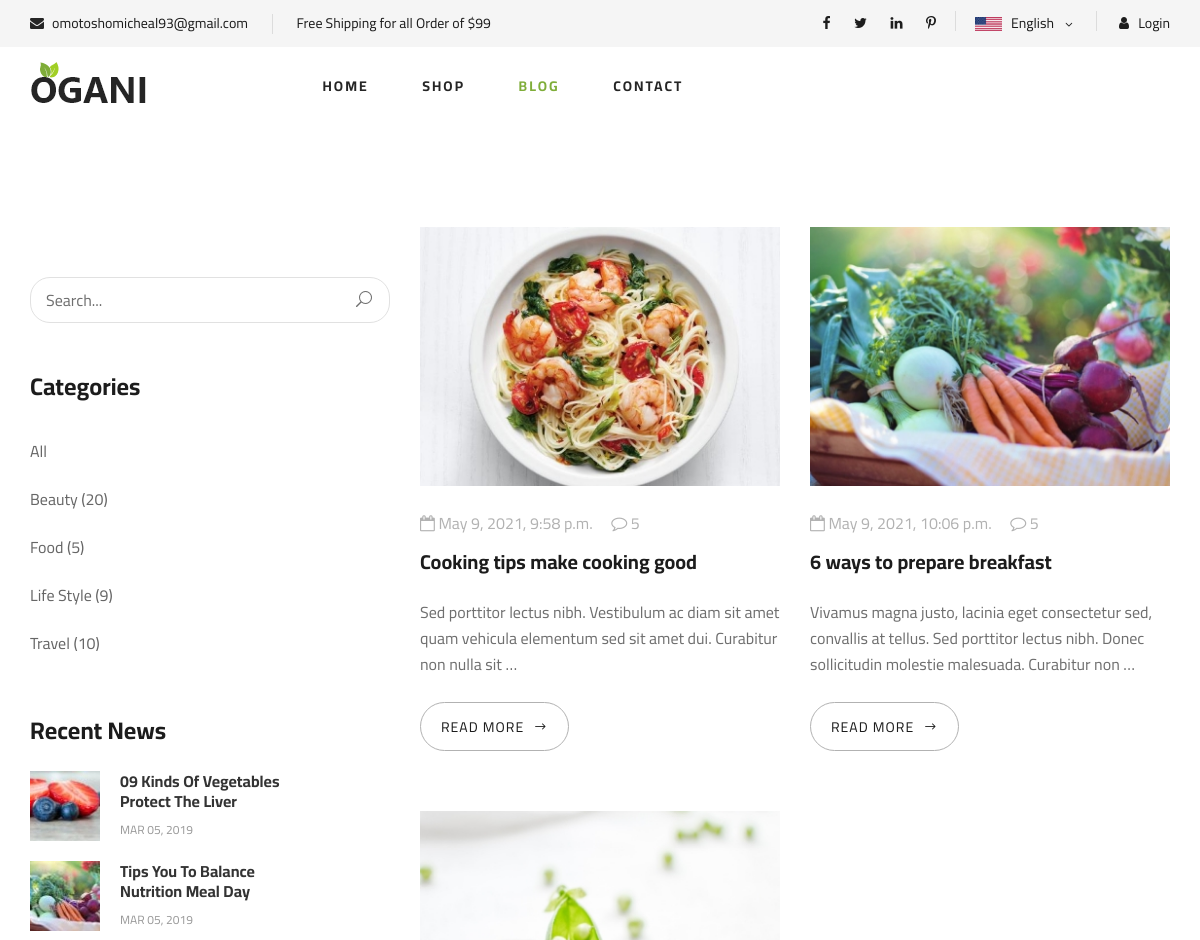
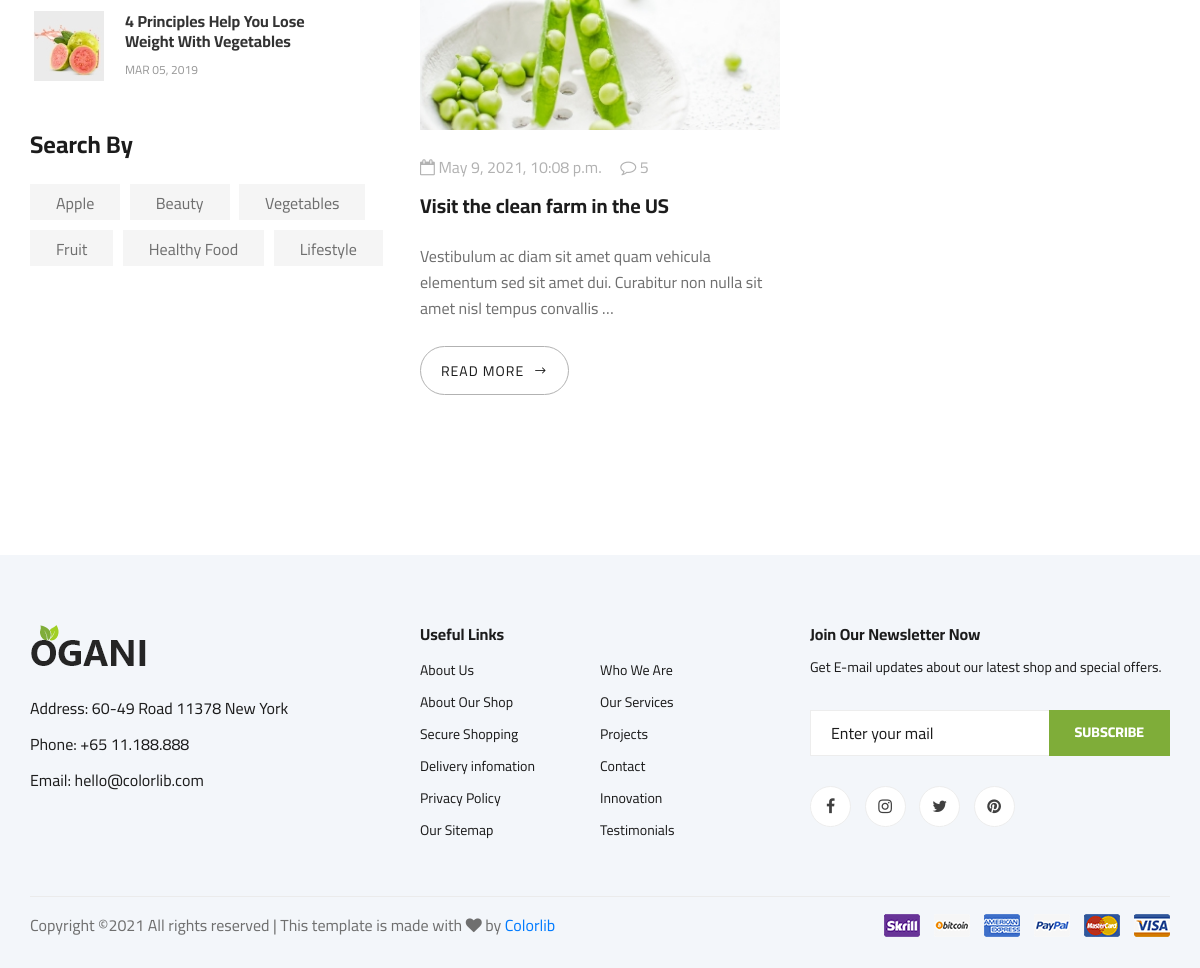
Screenshot of /blog/ with the database file from the repository (2 pictures, top to bottom).
### Blog/models.py (models this page shows, shortened)
class Post(models.Model):
    title = models.CharField(max_length = 30)
    description = models.TextField()
    image = models.ImageField(upload_to='media')
    created = models.DateTimeField(default = timezone.now)

### Blog/views.py (the view)
# urls.py: path('', views.blogList, name = 'blog'),
def blogList(request):
    blog = Post.objects.all()
    return render(request, 'eMarket/blog.html', {'blog': blog})

### eMarket/templates/eMarket/blog.html
{% extends '../base.html' %}
{% load static %}
{% block content %}
<section class="blog spad">
    <div class="container">
        <div class="row">
            <div class="col-lg-4 col-md-5">
                <div class="blog__sidebar">
                    <div class="blog__sidebar__search">
                        <form action="#">
                            <input type="text" placeholder="Search...">
                            <button type="submit"><span class="icon_search"></span></button>
                        </form>
                    </div>
                    <div class="blog__sidebar__item">
                        <h4>Categories</h4>
                        <ul>
                            <li><a href="#">All</a></li>
                            <li><a href="#">Beauty (20)</a></li>
                            <li><a href="#">Food (5)</a></li>
                            <li><a href="#">Life Style (9)</a></li>
                            <li><a href="#">Travel (10)</a></li>
                        </ul>
                    </div>
                    <div class="blog__sidebar__item">
                        <h4>Recent News</h4>
                        <div class="blog__sidebar__recent">
                            <a href="#" class="blog__sidebar__recent__item">
                                <div class="blog__sidebar__recent__item__pic">
                                    <img src="{% static 'img/blog/sidebar/sr-1.jpg' %}" alt="">
                                </div>
                                <div class="blog__sidebar__recent__item__text">
                                    <h6>09 Kinds Of Vegetables<br /> Protect The Liver</h6>
                                    <span>MAR 05, 2019</span>
                                </div>
                            </a>
                            <a href="#" class="blog__sidebar__recent__item">
                                <div class="blog__sidebar__recent__item__pic">
                                    <img src="{% static 'img/blog/sidebar/sr-2.jpg' %}" alt="">
                                </div>
                                <div class="blog__sidebar__recent__item__text">
                                    <h6>Tips You To Balance<br /> Nutrition Meal Day</h6>
                                    <span>MAR 05, 2019</span>
                                </div>
                            </a>
                            <a href="#" class="blog__sidebar__recent__item">
                                <div class="blog__sidebar__recent__item__pic">
                                    <img src="{% static 'img/blog/sidebar/sr-3.jpg' %}" alt="">
                                </div>
                                <div class="blog__sidebar__recent__item__text">
                                    <h6>4 Principles Help You Lose <br />Weight With Vegetables</h6>
                                    <span>MAR 05, 2019</span>
                                </div>
                            </a>
                        </div>
                    </div>
                    <div class="blog__sidebar__item">
                        <h4>Search By</h4>
                        <div class="blog__sidebar__item__tags">
                            <a href="#">Apple</a>
                            <a href="#">Beauty</a>
                            <a href="#">Vegetables</a>
                            <a href="#">Fruit</a>
                            <a href="#">Healthy Food</a>
                            <a href="#">Lifestyle</a>
                        </div>
                    </div>
                </div>
            </div>
            <div class="col-lg-8 col-md-7">
                <div class="row">
                    {% for b in blog %}
                    <div class="col-lg-6 col-md-6 col-sm-6">
                        <div class="blog__item">
                            <div class="blog__item__pic">
                                <img src="{{ b.image.url }}" alt="">
                            </div>
                            <div class="blog__item__text">
                                <ul>
                                    <li><i class="fa fa-calendar-o"></i> {{ b.created }}</li>
                                    <li><i class="fa fa-comment-o"></i> 5</li>
                                </ul>
                                <h5><a href="#">{{ b.title }}</a></h5>
                                <p>{{ b.description|truncatewords:"20"|linebreaks }} </p>
                                <a href="{% url 'blog_detail' b.id %}" class="blog__btn">READ MORE <span class="arrow_right"></span></a>
                            </div>
                        </div>
                    </div>
                    {% endfor %}
                </div>
            </div>
        </div>
    </div>
</section>
{% endblock %}

### static/css/style.css (style rules this page uses)
html, body { height: 100%; font-family: "Cairo", sans-serif; -webkit-font-smoothing: antialiased; font-smoothing: antialiased; }
h1, h2, h3, h4, h5, h6 { margin: 0; color: #111111; font-weight: 400; font-family: "Cairo", sans-serif; }
h4 { font-size: 24px; }
h5 { font-size: 18px; }
h6 { font-size: 16px; }
p { font-size: 16px; font-family: "Cairo", sans-serif; color: #6f6f6f; font-weight: 400; line-height: 26px; margin: 0 0 15px 0; }
img { max-width: 100%; }
ul, ol { padding: 0; margin: 0; }
.spad { padding-top: 100px; padding-bottom: 100px; }
.blog__item { margin-bottom: 60px; }
.blog__item__pic img { min-width: 100%; }
.blog__item__text { padding-top: 25px; }
.blog__item__text ul { margin-bottom: 15px; }
.blog__item__text ul li { font-size: 16px; color: #b2b2b2; list-style: none; display: inline-block; margin-right: 15px; }
.blog__item__text ul li:last-child { margin-right: 0; }
.blog__item__text h5 { margin-bottom: 12px; }
.blog__item__text h5 a { font-size: 20px; color: #1c1c1c; font-weight: 700; }
.blog__item__text p { margin-bottom: 25px; }
.blog__item__text .blog__btn { display: inline-block; font-size: 14px; color: #1c1c1c; text-transform: uppercase; letter-spacing: 1px; border: 1px solid #b2b2b2; padding: 14px 20px 12px; border-radius: 25px; }
.blog__item__text .blog__btn span { position: relative; top: 1px; margin-left: 5px; }
.blog__sidebar { padding-top: 50px; }
.blog__sidebar__item { margin-bottom: 50px; }
.blog__sidebar__item h4 { color: #1c1c1c; font-weight: 700; margin-bottom: 25px; }
.blog__sidebar__item ul li { list-style: none; }
.blog__sidebar__item ul li a { font-size: 16px; color: #666666; line-height: 48px; -webkit-transition: all, 0.3s; -moz-transition: all, 0.3s; -ms-transition: all, 0.3s; -o-transition: all, 0.3s; transition: all, 0.3s; }
.blog__sidebar__search { margin-bottom: 50px; }
.blog__sidebar__search form { position: relative; }
.blog__sidebar__search form input { width: 100%; height: 46px; font-size: 16px; color: #6f6f6f; padding-left: 15px; border: 1px solid #e1e1e1; border-radius: 20px; }
.blog__sidebar__search form input::placeholder { color: #6f6f6f; }
.blog__sidebar__search form button { font-size: 16px; color: #6f6f6f; background: transparent; border: none; position: absolute; right: 0; top: 0; height: 100%; padding: 0px 18px; }
.blog__sidebar__recent .blog__sidebar__recent__item { display: block; }
.blog__sidebar__recent .blog__sidebar__recent__item:last-child { margin-bottom: 0; }
.blog__sidebar__recent__item { overflow: hidden; margin-bottom: 20px; }
.blog__sidebar__recent__item__pic { float: left; margin-right: 20px; }
.blog__sidebar__recent__item__text { overflow: hidden; }
.blog__sidebar__recent__item__text h6 { font-weight: 700; color: #333333; line-height: 20px; margin-bottom: 5px; }
.blog__sidebar__recent__item__text span { font-size: 12px; color: #999999; text-transform: uppercase; }
.blog__sidebar__item__tags a { font-size: 16px; color: #6f6f6f; background: #f5f5f5; display: inline-block; padding: 7px 26px 5px; margin-right: 6px; margin-bottom: 10px; }
@media only screen and (min-width: 1200px) { .container { max-width: 1170px; } }

### rows the page displays
Post: image (picture), created "May 9, 2021, 9:58 p.m.", title "Cooking tips make cooking good", description "Sed porttitor lectus nibh. Vestibulum ac diam sit amet quam vehicula elementum sed sit amet dui. Curabitur non nulla sit …"
Post: image (picture), created "May 9, 2021, 10:06 p.m.", title "6 ways to prepare breakfast", description "Vivamus magna justo, lacinia eget consectetur sed, convallis at tellus. Sed porttitor lectus nibh. Donec sollicitudin molestie malesuada. Curabitur non …"
Post: image (picture), created "May 9, 2021, 10:08 p.m.", title "Visit the clean farm in the US", description "Vestibulum ac diam sit amet quam vehicula elementum sed sit amet dui. Curabitur non nulla sit amet nisl tempus convallis …"
